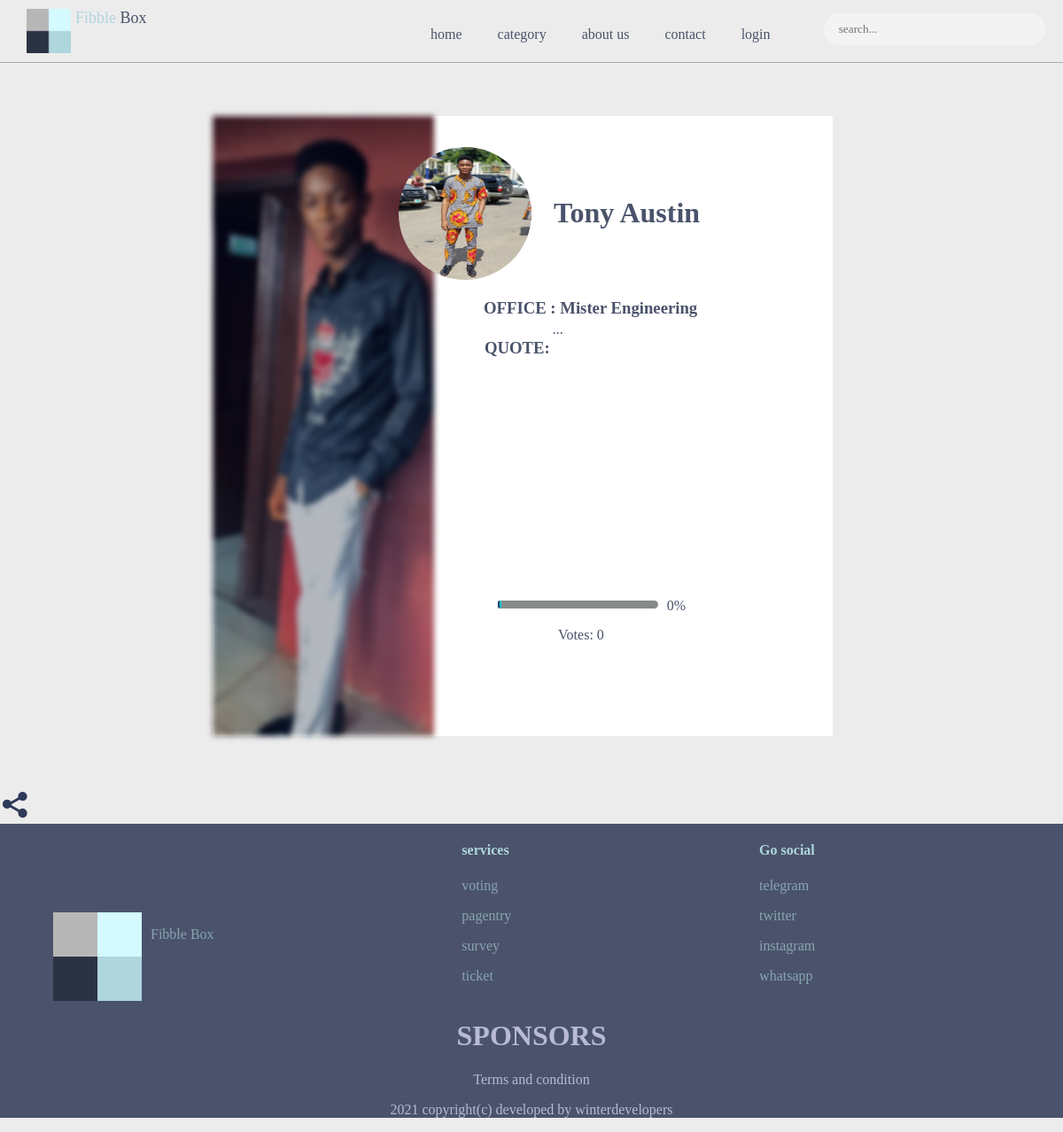
Before: /candidate/4/ with the older database file.
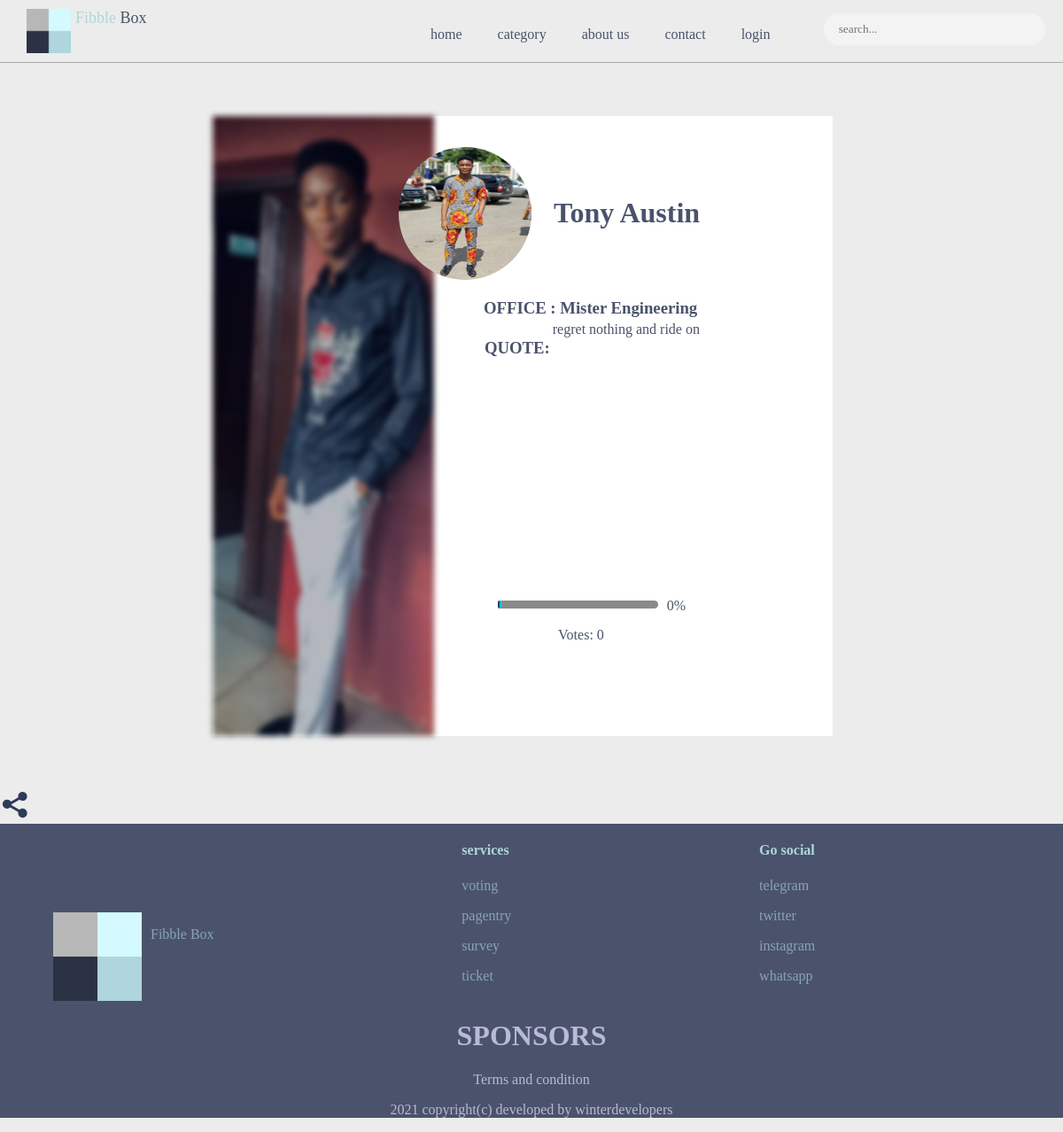
After: the same page with the newer database file.
### fibblebox_app/models.py (models this page shows, shortened)
class Candidate(models.Model):
    event = models.ForeignKey(Event, on_delete=models.CASCADE, related_name='event_candidate')
    office = models.ForeignKey(Office, on_delete=models.CASCADE, related_name='candidate_office', null=True)
    name = models.CharField(max_length=100)
    quote = models.CharField(max_length=250)
    background_image = models.ImageField()
    personal_image = models.ImageField()
    votes = models.IntegerField()
    @property
    def background_image_URL(self):
        try:
            image =   self.background_image.url
        except:
            image = ''
        return image
    @property
    def personal_image_URL(self):
        try:
            image = self.personal_image.url
        except:
            image = ''
        return image
        total_votes = sum([vote  for vote in range(0,self.votes - 1)])
        return total_votes

class Office(models.Model):
    event = models.ForeignKey(Event, on_delete=models.CASCADE, related_name='event_office')
    office_name = models.CharField(max_length=200)
    @property
    def office_total_votes(self):
        votes = self.candidate_office.all()
        office_votes = sum([x.votes for x in votes])
        return office_votes
    def __str__(self):
        return self.office_name

### fibblebox_app/views.py (the view, shortened to what this page needs)
# urls.py: path('candidate/<slug:id>/', candidate, name='candidate'),
def candidate(request, id):
    candidate = get_object_or_404(Candidate, id=id)
    coupon_code = votingCode.objects.all()
    share_string = 'vote me'
    coupon_list = []
    for x in coupon_code:
        coupon_list.append(x.coupon)
    print(coupon_list)
    context = {'candidate':candidate, 'share_string':share_string}
    template_name = 'candidate.html'
    return render(request, template_name, context)

### templates/candidate.html (shortened to what this page needs)
{% extends "base.html" %}
{% load static %}
{% block content %}
<div class="candidate">
    <img src="{{candidate.background_image_URL}}" alt='image'>
    <img class="candidate-img" src="{{candidate.personal_image_URL}}" alt="personal-image">
    <h1>{{candidate.name}}</h1>
    <div>
        <h3 style="margin-bottom: 3px; margin-top: 30px; margin-left: 25px;">OFFICE : {{candidate.office}}</h3>
        <div style="display: flex; flex-direction: row; margin-top: 1px;">
            <h3 style="padding: 1px; margin-left: 25px;">QUOTE: </h3>
            <p class="candidate-quote" style="inline-size: 170px;">{{candidate.quote}}</p>
        </div>
       <div class="candidate-vote">
        </div>
        <div class="candidate-submit">
        </div>
        <div style="position: relative; height: 150px;">
            <div style="position: absolute; top:120%; left: 40%;"> Votes: {{candidate.votes}}</div>
            <div style="position: absolute; top:100%; left: 15%; background-color: rgb(136, 138, 138); height: 5px; width:65%; padding: 2px; border-radius: 5px;" ></div>
            <div style="position: absolute; top:100%; left: 15%;background-image:linear-gradient(to right, rgb(27, 18, 75),rgb(30, 247, 247));
             height:5px; width:{% widthratio candidate.votes candidate.office.office_total_votes 65 %}%; padding:2px; border-radius:5px;" ></div>
            <div style="position: absolute; top:98%; left: 85%;"> {% widthratio candidate.votes candidate.office.office_total_votes 100 %}% </div>
        </div>
    </div>
</div>
<div style="display: flex; flex-direction: row;" >
    <div id="candidate-share" class="candidate-share">
    </div>
</div>
{% endblock %}

Changed rows visible on the page:
changed Candidate "Tony Austin": quote "..." → "regret nothing and ride on"
